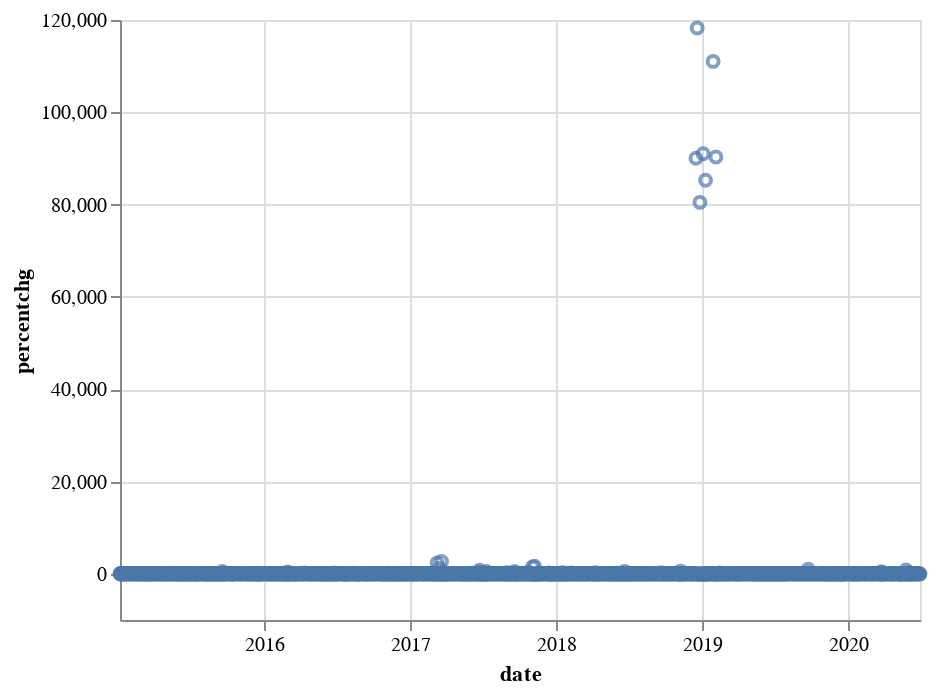

Notebook source saved alongside this figure:
### Code cell
alt.Chart(altdata_volpercentchg).mark_point().encode(
    x='date',
    y='percentchg'
)

### Figure 1 — Vega-Lite specification as saved in the notebook (floating-point values rounded to 4 significant figures; data arrays with more than 128 entries replaced by an {"elided": "..."} marker saying what was removed)
{"config": {"view": {"continuousWidth": 400, "continuousHeight": 300}}, "data": {"name": "data-1887d182816c7e38e1c3dc98f4ea22b1"}, "mark": "point", "encoding": {"x": {"field": "date", "type": "temporal"}, "y": {"field": "percentchg", "type": "quantitative"}}, "$schema": "https://vega.github.io/schema/vega-lite/v4.17.0.json", "datasets": {"data-1887d182816c7e38e1c3dc98f4ea22b1": {"elided": "1345 records"}}}
